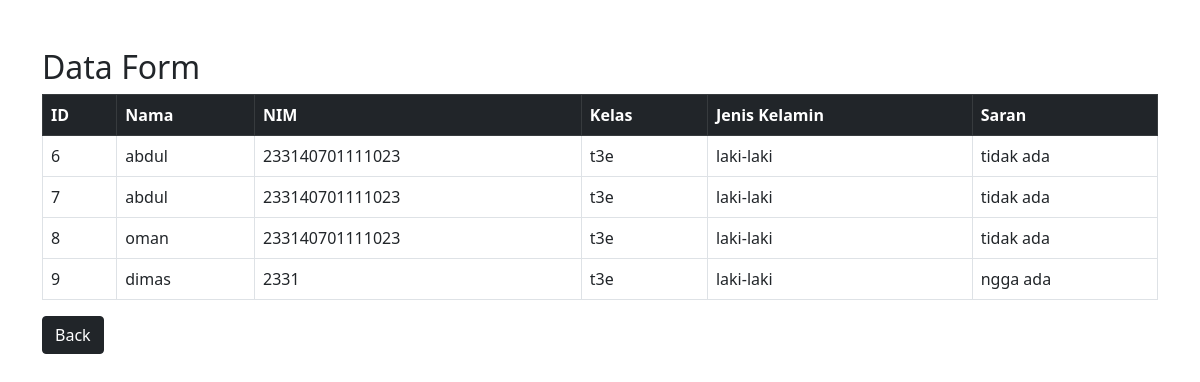
Page /form_tampil.php on the committed database.
### tables this page shows
CREATE TABLE `isi_form` (
  `Id` int(20) NOT NULL,
  `nama` varchar(20) NOT NULL,
  `nim` varchar(20) NOT NULL,
  `kelas` varchar(20) NOT NULL,
  `saran` varchar(20) NOT NULL,
  `jenis_kelamin` enum('laki-laki','perempuan') NOT NULL
);

### form_tampil.php (the view, shortened to what this page needs)
<!DOCTYPE html>
<html lang="en">
<head>
    <link href="https://cdn.jsdelivr.net/npm/bootstrap@5.0.2/dist/css/bootstrap.min.css" rel="stylesheet">
</head>
<body>
    <div class="container mt-5">
        <h2>Data Form</h2>
        <table class="table table-bordered">
            <thead class="table-dark">
                <tr>
                    <th>ID</th>
                    <th>Nama</th>
                    <th>NIM</th>
                    <th>Kelas</th>
                    <th>Jenis Kelamin</th>
                    <th>Saran</th>
                </tr>
            </thead>
            <tbody>
                <?php
                $host = "localhost";
                $user = "root";
                $pass = "";
                $db = "form";
                $conn = new mysqli($host, $user, $pass, $db);
                $sql = "SELECT * FROM isi_form";
                $result = $conn->query($sql);
                if ($result->num_rows > 0) {
                    while($row = $result->fetch_assoc()) {
                        echo "<tr>
                                <td>".$row['Id']."</td>
                                <td>".$row['nama']."</td>
                                <td>".$row['nim']."</td>
                                <td>".$row['kelas']."</td>
                                <td>".$row['jenis_kelamin']."</td>
                                <td>".$row['saran']."</td>
                            </tr>";
                    }
                } else {
                    echo "<tr><td colspan='6'>Tidak ada data</td></tr>";
                }
                ?>
            </tbody>
        </table>
        <a href="Index.php" class="btn btn-dark">Back</a>
    </div>
</body>
</html>

### rows in the picture
isi_form: Id "6", nama "abdul", nim "233140701111023", kelas "t3e", jenis_kelamin "laki-laki", saran "tidak ada"
isi_form: Id "7", nama "abdul", nim "233140701111023", kelas "t3e", jenis_kelamin "laki-laki", saran "tidak ada"
isi_form: Id "8", nama "oman", nim "233140701111023", kelas "t3e", jenis_kelamin "laki-laki", saran "tidak ada"
isi_form: Id "9", nama "dimas", nim "2331", kelas "t3e", jenis_kelamin "laki-laki", saran "ngga ada"
